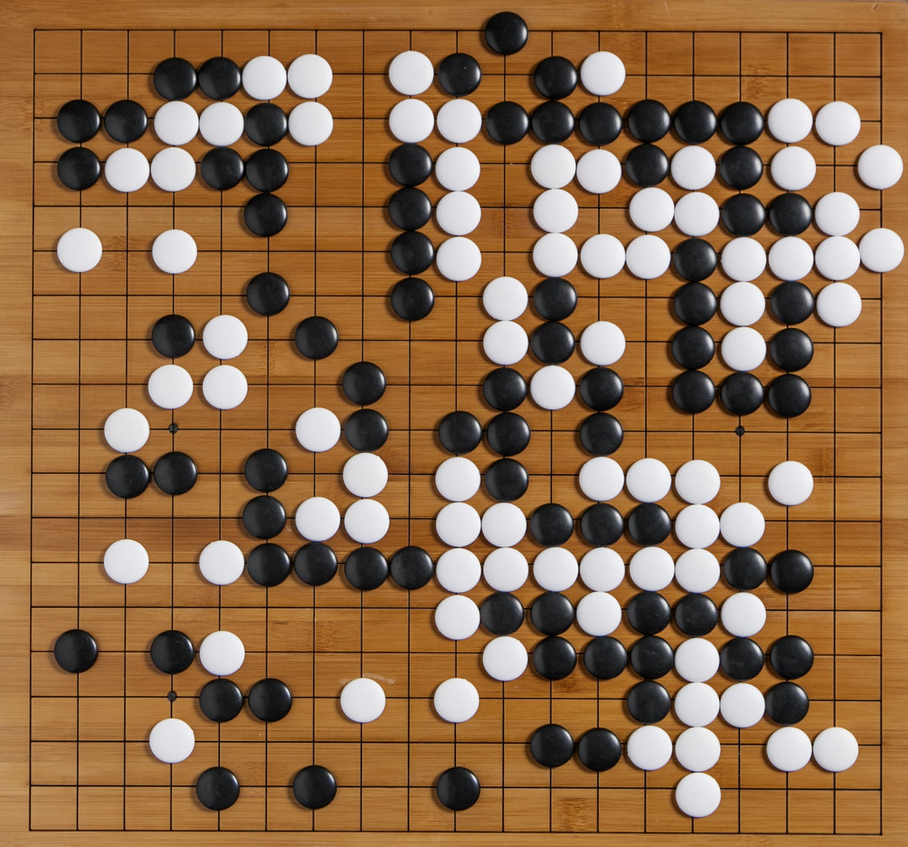
//> input picture imgs/go2.png, 908 x 847 px
$ ./gradient_   (built with g++ and OpenCV 4)
//> lines starting //> are read from the running program, lines starting //| are printed output that depends on the picture
### common.h
#include <iostream>

#define HAVE_OPENCV_IMGPROC
#include <opencv4/opencv2/opencv.hpp>
#include <opencv4/opencv2/core/hal/interface.h>

using namespace cv;

// [44 lines left out: functions read_image, print_image_info, copy_img_region, not called in this run]

### gradient_.cpp
/**
* OpenCV gyakorlat
* �ldetekt�l�s Sobel �s Canny oper�tor seg�ts�g�vel
*/

#include <iostream>
#include <string>
#include <opencv2/core.hpp>
#include <opencv2/highgui.hpp>
#include <opencv2/imgproc.hpp>
#include "common.h"

using namespace std;
using namespace cv;

///
/// �ldetekt�l�s Sobel oper�torral
///

void compute_g1(const Mat src, Mat& dst) {

    for(int x = 0; x < src.cols - 1; x++) {

        for(int y = 0; y < src.rows - 1 ; y++) {

            dst.at<unsigned short>(y, x) = src.at<unsigned char>(y, x) - src.at<unsigned char>(y+1, x+1);
        }
    }
}

int main() {

	Mat img = imread("./imgs/go2.png", IMREAD_GRAYSCALE);
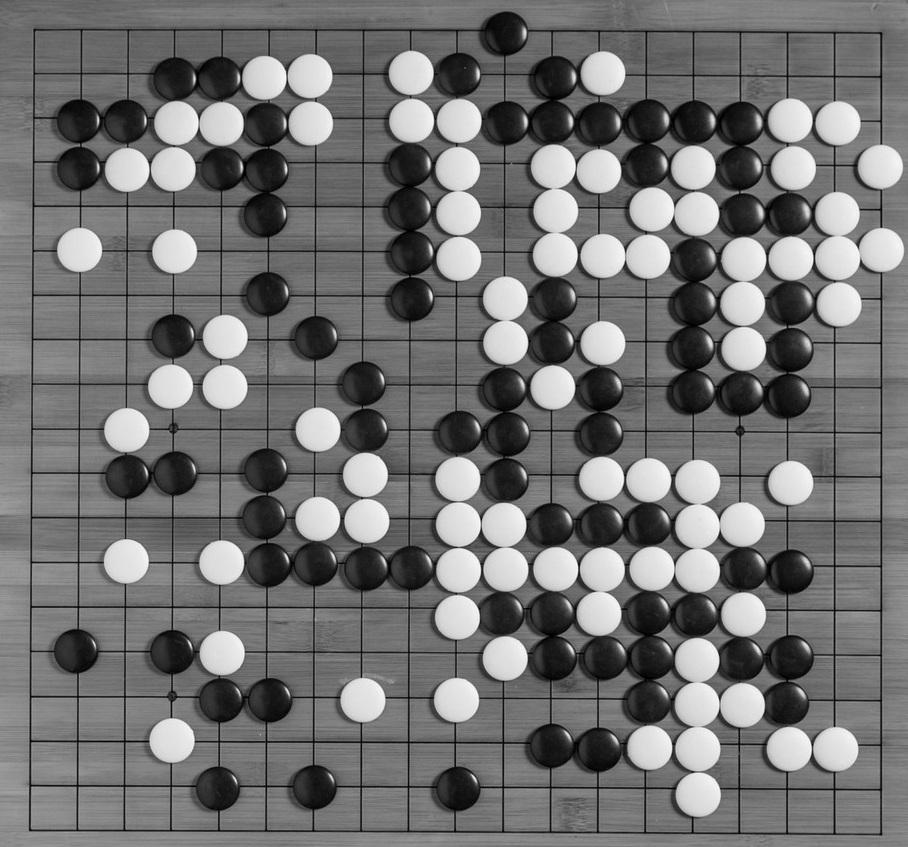
//> img: 847 rows x 908 cols, CV_8UC1; min 0, max 254, mean 114.3
	assert(!img.empty());

    Mat g1( Size(img.cols, img.rows), CV_16S);
    Mat g2( Size(img.cols, img.rows), CV_16S);

    compute_g1(img, g1);
//> after the loop in compute_g1, `for(int x = 0; x < src.cols - 1; x++)`:
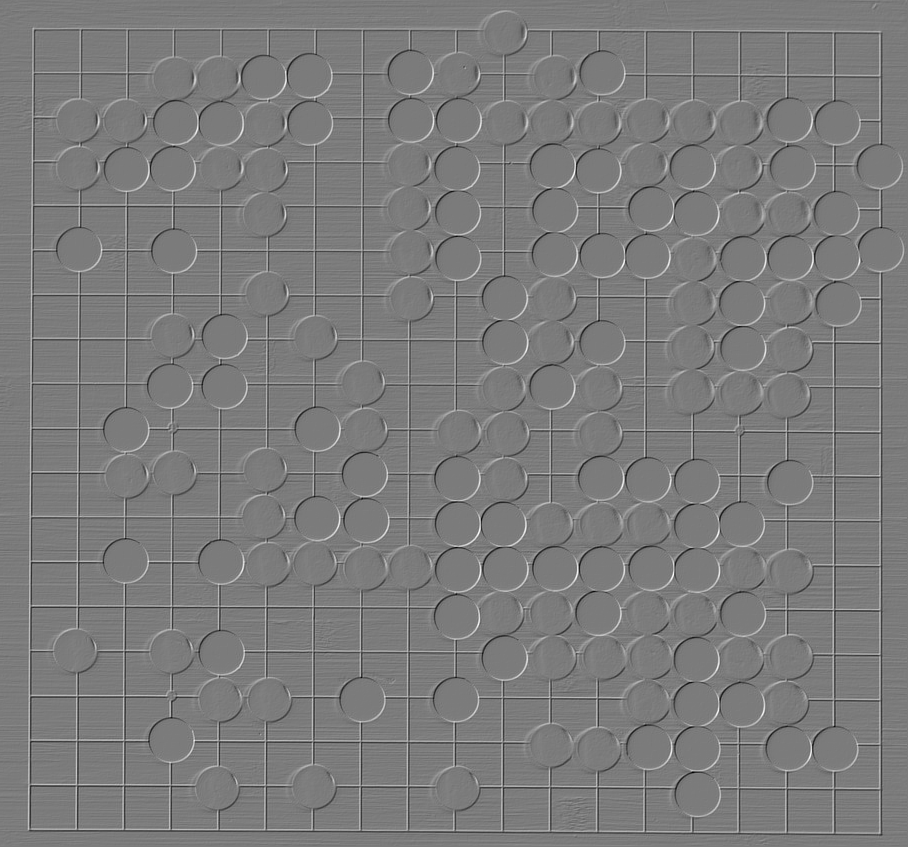
//> dst: 847 rows x 908 cols, CV_16SC1; min -173, max 183, mean 0; drawn with min black and max white

    imshow("img", img);
    imshow("g1", g1);
    imshow("g2", g2);

	waitKey(0);

	return 0;
}
